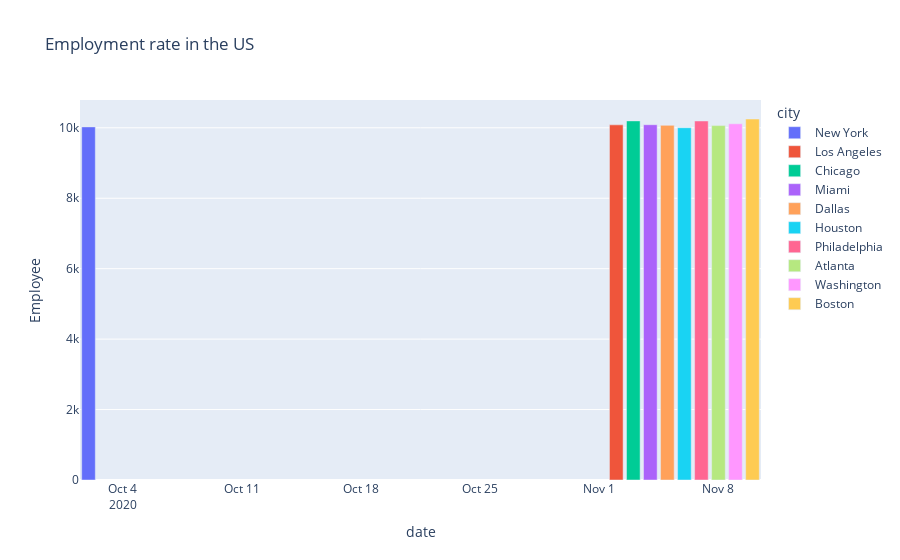

Notebook code cell kept with this figure:
### Code cell
px.bar(df.head(10), x='date', y='Employee', color='city', title='Employment rate in the US')

### Figure 1 — Plotly figure (JSON) as saved in the notebook; plotly's stock layout.template omitted (floating-point values rounded to 4 significant figures)
{"data": [{"alignmentgroup": "True", "hovertemplate": "city=New York<br>date=%{x}<br>Employee=%{y}<extra></extra>", "legendgroup": "New York", "marker": {"color": "#636efa", "pattern": {"shape": ""}}, "name": "New York", "offsetgroup": "New York", "orientation": "v", "showlegend": true, "textposition": "auto", "type": "bar", "x": ["2020-10-02T00:00:00"], "xaxis": "x", "y": [10026], "yaxis": "y"}, {"alignmentgroup": "True", "hovertemplate": "city=Los Angeles<br>date=%{x}<br>Employee=%{y}<extra></extra>", "legendgroup": "Los Angeles", "marker": {"color": "#EF553B", "pattern": {"shape": ""}}, "name": "Los Angeles", "offsetgroup": "Los Angeles", "orientation": "v", "showlegend": true, "textposition": "auto", "type": "bar", "x": ["2020-11-02T00:00:00"], "xaxis": "x", "y": [10084], "yaxis": "y"}, {"alignmentgroup": "True", "hovertemplate": "city=Chicago<br>date=%{x}<br>Employee=%{y}<extra></extra>", "legendgroup": "Chicago", "marker": {"color": "#00cc96", "pattern": {"shape": ""}}, "name": "Chicago", "offsetgroup": "Chicago", "orientation": "v", "showlegend": true, "textposition": "auto", "type": "bar", "x": ["2020-11-03T00:00:00"], "xaxis": "x", "y": [10196], "yaxis": "y"}, {"alignmentgroup": "True", "hovertemplate": "city=Miami<br>date=%{x}<br>Employee=%{y}<extra></extra>", "legendgroup": "Miami", "marker": {"color": "#ab63fa", "pattern": {"shape": ""}}, "name": "Miami", "offsetgroup": "Miami", "orientation": "v", "showlegend": true, "textposition": "auto", "type": "bar", "x": ["2020-11-04T00:00:00"], "xaxis": "x", "y": [10088], "yaxis": "y"}, {"alignmentgroup": "True", "hovertemplate": "city=Dallas<br>date=%{x}<br>Employee=%{y}<extra></extra>", "legendgroup": "Dallas", "marker": {"color": "#FFA15A", "pattern": {"shape": ""}}, "name": "Dallas", "offsetgroup": "Dallas", "orientation": "v", "showlegend": true, "textposition": "auto", "type": "bar", "x": ["2020-11-05T00:00:00"], "xaxis": "x", "y": [10069], "yaxis": "y"}, {"alignmentgroup": "True", "hovertemplate": "city=Houston<br>date=%{x}<br>Employee=%{y}<extra></extra>", "legendgroup": "Houston", "marker": {"color": "#19d3f3", "pattern": {"shape": ""}}, "name": "Houston", "offsetgroup": "Houston", "orientation": "v", "showlegend": true, "textposition": "auto", "type": "bar", "x": ["2020-11-06T00:00:00"], "xaxis": "x", "y": [10002], "yaxis": "y"}, {"alignmentgroup": "True", "hovertemplate": "city=Philadelphia<br>date=%{x}<br>Employee=%{y}<extra></extra>", "legendgroup": "Philadelphia", "marker": {"color": "#FF6692", "pattern": {"shape": ""}}, "name": "Philadelphia", "offsetgroup": "Philadelphia", "orientation": "v", "showlegend": true, "textposition": "auto", "type": "bar", "x": ["2020-11-07T00:00:00"], "xaxis": "x", "y": [10194], "yaxis": "y"}, {"alignmentgroup": "True", "hovertemplate": "city=Atlanta<br>date=%{x}<br>Employee=%{y}<extra></extra>", "legendgroup": "Atlanta", "marker": {"color": "#B6E880", "pattern": {"shape": ""}}, "name": "Atlanta", "offsetgroup": "Atlanta", "orientation": "v", "showlegend": true, "textposition": "auto", "type": "bar", "x": ["2020-11-08T00:00:00"], "xaxis": "x", "y": [10062], "yaxis": "y"}, {"alignmentgroup": "True", "hovertemplate": "city=Washington<br>date=%{x}<br>Employee=%{y}<extra></extra>", "legendgroup": "Washington", "marker": {"color": "#FF97FF", "pattern": {"shape": ""}}, "name": "Washington", "offsetgroup": "Washington", "orientation": "v", "showlegend": true, "textposition": "auto", "type": "bar", "x": ["2020-11-09T00:00:00"], "xaxis": "x", "y": [10114], "yaxis": "y"}, {"alignmentgroup": "True", "hovertemplate": "city=Boston<br>date=%{x}<br>Employee=%{y}<extra></extra>", "legendgroup": "Boston", "marker": {"color": "#FECB52", "pattern": {"shape": ""}}, "name": "Boston", "offsetgroup": "Boston", "orientation": "v", "showlegend": true, "textposition": "auto", "type": "bar", "x": ["2020-11-10T00:00:00"], "xaxis": "x", "y": [10250], "yaxis": "y"}], "layout": {"barmode": "relative", "legend": {"title": {"text": "city"}, "tracegroupgap": 0}, "title": {"text": "Employment rate in the US"}, "xaxis": {"anchor": "y", "domain": [0, 1], "title": {"text": "date"}}, "yaxis": {"anchor": "x", "domain": [0, 1], "title": {"text": "Employee"}}}}
